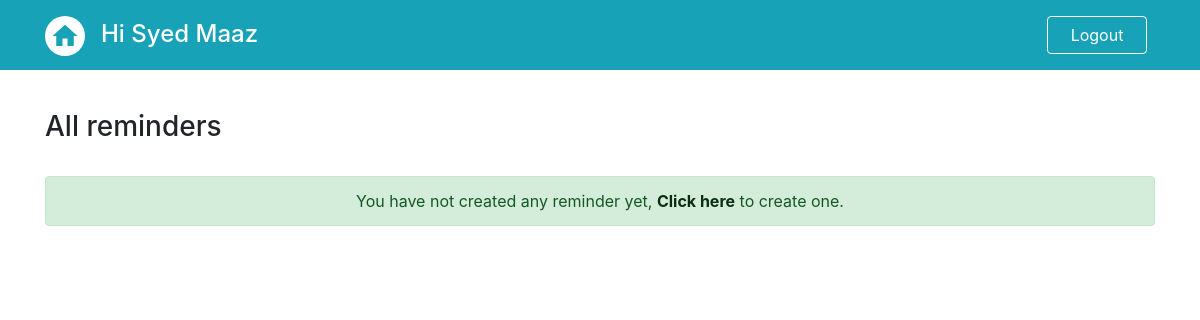
The app's page / (signed in), older data.
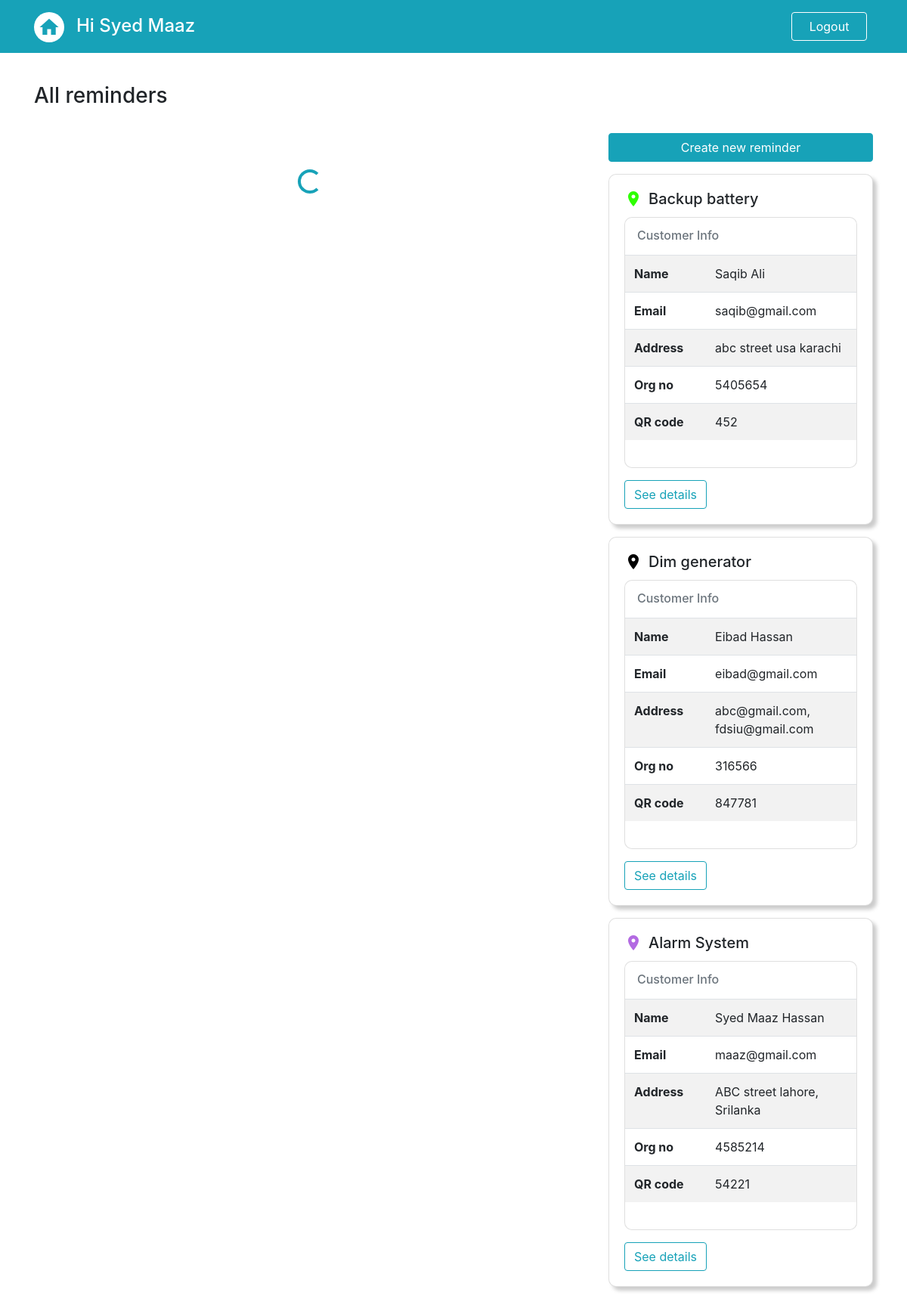
The same page, newer data.
### application/models.py (models this page shows, shortened)
class reminder(models.Model):
    installation_date = models.DateTimeField()
    next_service_date = models.DateTimeField()
    service_installation_place = models.ForeignKey(place, on_delete = models.CASCADE, null = True, blank = True)
    service_type = models.ForeignKey(Service_type, on_delete=models.CASCADE)
    is_remind = models.BooleanField(default=False)
    customer = models.ForeignKey(CustomerInfo, on_delete=models.CASCADE)
    reminder_email = models.TextField(null = True, blank = True)
    added_by = models.ForeignKey(User, on_delete = models.CASCADE, null = True, blank = True)

class Service_type(models.Model):
    system_name = models.CharField(max_length=50)
    pin_color = models.CharField(max_length=50)

class CustomerInfo(models.Model):
    customer_name = models.CharField(max_length=128)
    customer_email = models.EmailField(unique=False)
    customer_address = models.TextField()
    organization_number = models.IntegerField()
    qr_code = models.IntegerField(blank=True, default=0, null=True)

### application/views.py (the view)
# urls.py: path('', views.index, name="index"),
def index(request):
    context = {}
    if not request.user.is_authenticated:
        return redirect("login")
    context['allreminders'] = reminder.objects.filter(added_by = request.user).order_by("-id")
    temp = []
    for i in context['allreminders']:
        temp_dict = {
            "type": 'Feature',
            "geometry": {
                "type": 'Point',
                "coordinates": [i.service_installation_place.lang, i.service_installation_place.lat]
            },
            "properties": {
                "id": i.id,
            }
        }
        temp.append(temp_dict)
    context['json_data'] = json.dumps(temp)
    return render(request, "all_markers.html", context)

### templates/all_markers.html (shortened to what this page needs)
{% load static %}
{% include 'inc/head.inc.html' %}
{% include 'inc/navbar.inc.html' %}
{% load bootstrap4 %}
<body>
    <br>
    <div class="container py-3">
        <div class="row">
            <div class="col-sm-9">
                <h3>All reminders</h3>
            </div>
            <div class="col-sm-3 text-right">
            </div>
        </div>
        {% if not allreminders %}
            <div class="alert alert-success text-center my-4" role="alert">
                You have not created any reminder yet, <a class="alert-link" href="create-reminder">Click here</a> to create one.
            </div>
        {% else %}
        <div class="row my-3">
            <div class="col-sm-8 justify-content-center text-center py-2">
                <div class="spinner-border text-info my-5 text-center" id="loading" role="status">
                </div>
            </div>
            <div class="col-sm-4 py-2">
                <a href="create-reminder">
                    <button type="button" class="btn btn-block btn-info mb-3">Create new reminder</button>
                </a>
                {% for reminder in allreminders %}
                    <div class="card mb-3" style="width: 100%; box-shadow: 5px 5px 5px #cccccc; ">
                        <div class="card-body">
                            <h5 class="card-title d-flex align-items-center">
                                <i class="material-icons mr-2" style="color: {{ reminder.service_type.pin_color }};">room</i>
                                {{ reminder.service_type.system_name }}
                            </h5>
                            <div class="card" style="width: 100%;">
                                <div class="card-body px-0">
                                    <h6 class="mx-3 mb-3 card-subtitle mb-2 text-muted">Customer Info</h6>
                                    <table class="table table-striped">
                                        <tr>
                                            <td style="width: 35%;">
                                                <b>Name</b> &nbsp;
                                            </td>
                                            <td>
                                                {{ reminder.customer.customer_name }}
                                            </td>
                                        </tr>
                                        <tr>
                                            <td>
                                                <b>Email</b> &nbsp;
                                            </td>
                                            <td>
                                                {{ reminder.customer.customer_email }}
                                            </td>
                                        </tr>
                                        <tr>
                                            <td>
                                                <b>Address</b> &nbsp;
                                            </td>
                                            <td>
                                                {{ reminder.customer.customer_address }}
                                            </td>
                                        </tr>
                                        <tr>
                                            <td title="organization number">
                                                <b>Org no</b> &nbsp;
                                            </td>
                                            <td>
                                                {{ reminder.customer.organization_number }}
                                            </td>
                                        </tr>
                                        <tr>
                                            <td title="organization number">
                                                <b>QR code</b> &nbsp;
                                            </td>
                                            <td>
                                                {{ reminder.customer.qr_code }}
                                            </td>
                                        </tr>
                                    </table>
                                </div>
                            </div>
                            <a href="#" class="mt-3 btn btn-outline-info">See details</a>
                        </div>
                    </div>
                {% endfor %}
            </div>
        </div>
        {% endif %}
    </div>
</body>
</html>

### templates/inc/head.inc.html (shortened to what this page needs)
{% load static %}
<!doctype html>
<html class="no-js" lang="zxx">
<head>
    <link rel="stylesheet" href="https://maxcdn.bootstrapcdn.com/bootstrap/4.4.1/css/bootstrap.min.css">
    <link rel="stylesheet" href="https://cdnjs.cloudflare.com/ajax/libs/font-awesome/4.7.0/css/font-awesome.min.css">
    <link href='https://api.mapbox.com/mapbox-gl-js/v1.11.1/mapbox-gl.css' rel='stylesheet' />
</head>

### templates/inc/navbar.inc.html (shortened to what this page needs)
<div class="bg-info" style="height: 70px;">
    <div class="container pt-3">
        <a href="{% url 'index' %}">
            <i class="material-icons mb-3 float-left text-info bg-white mr-3" style="border-radius: 100%; padding:5px; font-size:30px; cursor: pointer;" title="Go to home">home</i>
        </a>
        {% if user.is_authenticated %}
        <div class="float-left mt-1 text-white">
            <h4>Hi {{user.first_name}}</h4>
        </div>
        {% endif %}
        <div class="float-right">
            {% if user.is_authenticated %}
            <a href="logout">
                <button type="button" style="border: solid 1px white; width: 100px;" class="mx-2 btn btn-info">Logout</button>
            </a>
            {% endif %}
        </div>
    </div>
</div>

### templates/inc/head.inc.html (style rules this page uses)
.card { border-radius: 10px; }

Row changes from the older to the newer data that the page shows:
added reminder: service_type.system_name "Backup battery", customer.customer_name "Saqib Ali", customer.customer_email "saqib@gmail.com", customer.customer_address "abc street usa karachi", customer.organization_number "5405654", customer.qr_code "452"
added reminder: service_type.system_name "Dim generator", customer.customer_name "Eibad Hassan", customer.customer_email "eibad@gmail.com", customer.customer_address "abc@gmail.com, fdsiu@gmail.com", customer.organization_number "316566", customer.qr_code "847781"
added reminder: service_type.system_name "Alarm System", customer.customer_name "Syed Maaz Hassan", customer.customer_email "maaz@gmail.com", customer.customer_address "ABC street lahore, Srilanka", customer.organization_number "4585214", customer.qr_code "54221"
Text that changed along with them:
text no longer shown: "You have not created any reminder yet, Click here to create one."
text now shown: "Create new reminder"
